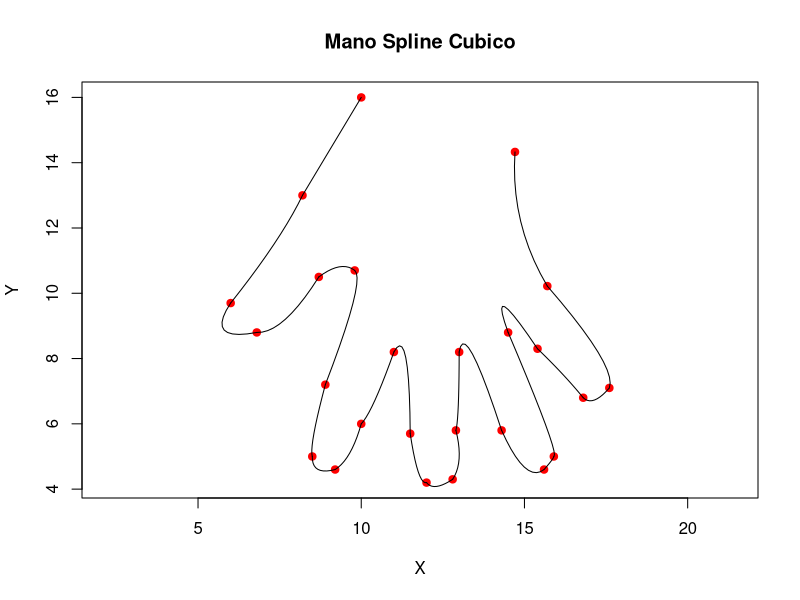

The R script that drew this image:
# Datos


#Coordenadas de victor
x=c(10, 8.2, 6.0, 6.8,  8.7,   9.8, 8.9, 8.5, 9.2, 10.0, 11.0, 11.5, 12.0,  12.8, 12.9, 13.0, 14.3,  15.6, 15.9, 14.5, 15.4, 16.8, 17.6,  15.7, 14.71)
y=c(16,  13, 9.7,   8.8, 10.5, 10.7, 7.2,   5,  4.6,  6.0,  8.2,  5.7,  4.2,   4.3,  5.8,  8.2,  5.8,   4.6,  5.0,  8.8,  8.3,  6.8,  7.1, 10.22, 14.33)


#Coordenadas de Estefania

#x=c(10,9.0, 8.2, 6.0, 6.7,  8.7,   9.8, 8.9, 8.5, 9.2, 10.0, 11.0, 11.5, 12.0,  12.8, 12.9, 13.0, 14.3,  15.2, 16,15.8, 14.5, 15.9, 17, 17.9,  15.7, 15.4,15.5)
#y=c(17, 15.2,  14, 10.7,   9.8, 11.5, 11.7, 8.2,6,  5.6,  7.0,  9.2,  6.7,  4.2,   4.3,  6.8,  9.2,  6.8, 5.3,  5.5,6.8, 9.8,  8.3,  6.7 ,  6.9, 11.22, 13.8, 14.2)

#Coordenadas de Oscar

#x=c(9.3, 8, 5.8, 6.6,  8.5,   9.6, 8.7, 8.4, 9.4, 9.8, 10.8, 11.3, 11.8,  12.6, 12.7, 12.8, 14.1,  15.4, 15.7, 14.7, 15.7, 16.6, 17.4,  15.8,15.1,14.8, 14.6)
#y=c(15,  13, 9.7, 9, 10.7,  10.7, 6.6, 4.8, 4.5,  6.0,  8.5,  5.0,  3.6,   3.7,  5.0,  8.4,  5.8,   4.6,  5.0,  8.8,  8.3,  7.2,  7.4, 10.2 ,13,14 , 14.3)

#Calculo del error de interpolaci?n
error<-function(x,f,s,n)
{
  err<-0
  sol<-0
  ans<-0
  for(i in 1:n)
  {
    h<-max(x[i+1]-x[i])
    err=h^(3/2)
    ans = f(x[i])-s[i]
    if(!is.null((ans< err))||!is.null((ans==err)))
    {
      sol[i]=ans
    }
  }
  return(sol)
}

#Imprime los resultados pertinentes
tabla<-function(x,y,err)
{
  datos<-data.frame(cbind(x,y,err))
  colnames(datos)<-c('X','Spline','Error')
  print(datos)
}

#Calculo del tama?o de paso "h"
#De la forma que h(i) = x(i+i) - x(i)
calHi<-function(x)
{
  n = length(x)
  h <- (c(x,0) - c(0,x))[2:n]
  return (h)
}

#Calculo de la matriz A que hace parte del sistema de ecuaciones As=B
#Es de la forma que cuando esta en la iteraci?n i
#Cuando (i,j) i = j = 2(hi+hi+1)
#Cuando (i,j-1) = hi
#Cuando (i,j+1) = hi+1
matrizA<-function(h,a,x)
{
  n = length(x)
  alph <- (3/c(1,h,1,1)*(c(a,1,1) - c(1,a,1)) - 3/c(1,1,h,1)*(c(1,a,1)-c(1,1,a)))[3:n]
  A <- c(1,rep(0,times=n-1))
  for (i in 1:(n-2)) {
    A <- rbind(A,c( rep(0,times=i-1) , c(h[i],2*(h[i]+h[i+1]),h[i+1]) , rep(0,times=n-i-2) ) )
  }
  A <- rbind(A,c(rep(0,times=n-1),1))
  
  return(A)
}

#Calculo de la matriz B que hace parte del sistema de ecuaciones As=B
#Es de la forma que cuando esta en la iteraci?n i
#Cuando (i,1) = 6((yi+2-yi+1)/hi+1-(yi+1-yi)/hi)
matrizB<-function(h,a)
{
  n = length(x)
  alph <- (3/c(1,h,1,1)*(c(a,1,1) - c(1,a,1)) - 3/c(1,1,h,1)*(c(1,a,1)-c(1,1,a)))[3:n]
  b <- c(0,alph,0)
  return (b)
}

#Despeje de la ecuaci?n de la forma AS=B en el cual obtenemos los valores de Spline
#que nos ayudar? a calcular los polinomios de interpolaci?n
calS<-function(A,b)
{
  c <- solve(A, b)
  return(c)
}

#Calculo de los coeficientes del polinomio de interpolaci?n Spline
#Recibe los spline del despeje de la ecuaci?n As=B
#los valores en X, Y y el tama?o de paso (h)
sNormal<-function(a,c,h)
{
  n = length(x)
  b <- ((c(a,0) - c(0,a))/c(1,h,1) - c(1,h,1)/3*(c(c,0) + 2*c(0,c)))[2:n]
  d <- ((c(c,0) - c(0,c))/(3*c(1,h,1)))[2:n]
  
  ans = rbind(a[1:n-1],b,c[1:n-1],d)
}

#Splie cubico, llama a las respectivas funciones para que la interpolacion funcione
sCubico<-function(x,y)
{
  h<-calHi(x)
  A<-matrizA(h,y,x)
  B<-matrizB(h,y)
  S<-calS(A,B)
  sNormal(y,S,h)
}

#Funcion que llama a las funciones de interpolar
#Graficar y calcular el error
splineCubico<-function(x,y)
{
  plot(x,y, pch=19, cex=1, col = "red", asp = 1, xlab="X", ylab = "Y", main = "Mano Spline Cubico")
  f = splinefun(x,y,method = "natural", ties = mean)
  t = 1:length(x)
  sx = sCubico(t,x)
  sy = sCubico(t,y)
  for (i in 1:(length(t)-1)) {
    dat<- data.frame(t=seq(t[i],t[i+1], by=0.1) )
    fx <- function(x) (sx[1,i] + sx[2,i]*(x-t[i]) + sx[3,i]*(x-t[i])^2 + sx[4,i]*(x-t[i]))
    fy <- function(x) (sy[1,i] + sy[2,i]*(x-t[i]) + sy[3,i]*(x-t[i])^2 + sy[4,i]*(x-t[i]))
    dat$y=fy(dat$t)
    dat$x=fx(dat$t)
    points(dat$x,dat$y,type='l', col='black')
    err=error(dat$x,f,dat$y,length(dat$x))
    tabla(dat$x,dat$y,err)
  }
}
splineCubico(x,y)
